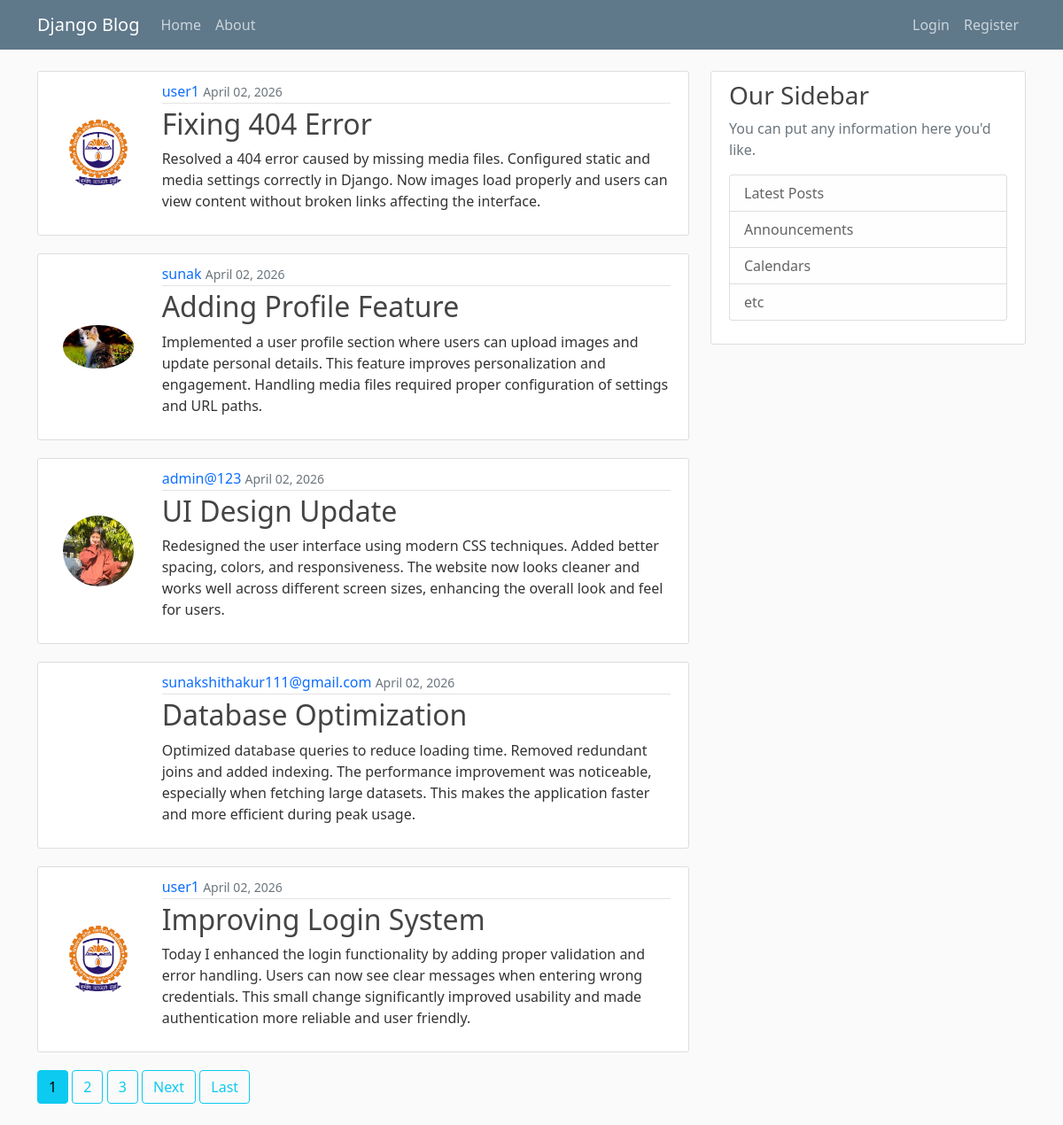
The page / on the database its author committed.
### blog/models.py (models this page shows, shortened)
class Post(models.Model):
    title = models.CharField(max_length=100)
    content = models.TextField()
    date_posted = models.DateTimeField(default=timezone.now)
    author = models.ForeignKey(User, on_delete=models.CASCADE)

### users/models.py (models this page shows, shortened)
class Profile(models.Model):
    user=models.OneToOneField(User,on_delete=models.CASCADE)
    image=models.ImageField(default='default.jpg', upload_to='profile_pics')

### blog/views.py (the view)
# urls.py: path('',views.PostListView.as_view(),name='blog-home'),
class PostListView(ListView):
    model=Post
    template_name='blog/home.html'
    context_object_name='posts'
    ordering=['-date_posted']
    paginate_by=5

### blog/templates/blog/home.html (shortened to what this page needs)
{% extends 'blog/base.html' %} {% block content %} {% for post in posts %}
<article class="media content-section">
  <div class="row">
    <div class="col-md-2 d-flex align-items-center justify-content-center">
      <img
        class="col-md-10 rounded-circle"
        src="{{ post.author.profile.image.url }}"
      />
    </div>
    <div class="media-body col-md-10">
      <div class="article-metadata">
        <a class="mr-2 text-decoration-none" href="{% url 'user-posts' post.author.username %}">{{ post.author }}</a>
        <small class="text-muted">{{ post.date_posted|date:"F d, Y" }}</small>
      </div>
      <h2>
        <a class="article-title text-decoration-none" href="{% url 'post-detail' post.id %}"
          >{{ post.title }}</a
        >
      </h2>
      <p class="article-content">{{ post.content }}</p>
    </div>
  </div>
</article>
{% endfor %}
{% if  is_paginated %}
  {% for num in page_obj.paginator.page_range %}
    {% if page_obj.number == num %}
      <a href="?page={{ num }}" class="btn btn-info mb-4">{{ num }}</a>
    {% elif num > page_obj.number|add:'-3' and num < page_obj.number|add:'3' %}
      <a href="?page={{ num }}" class="btn btn-outline-info mb-4">{{ num }}</a>
    {% endif %}
  {% endfor %}
  {% if page_obj.has_next %}
    <a href="?page={{ page_obj.next_page_number }}" class="btn btn-outline-info mb-4">Next</a>
    <a href="?page={{ page_obj.paginator.num_pages }}" class="btn btn-outline-info mb-4">Last</a>
  {% endif %}
{% endif %}
{% endblock content%}

### blog/templates/blog/base.html (shortened to what this page needs)
{% load static %}
<!DOCTYPE html>
<html>
<head>
    <link href="https://cdn.jsdelivr.net/npm/bootstrap@5.0.2/dist/css/bootstrap.min.css" rel="stylesheet">
    <link rel="stylesheet" href="{% static 'blog/main.css' %}">
</head>
<body>
    <header class="site-header">
        <nav class="navbar navbar-expand-md navbar-dark bg-steel fixed-top">
          <div class="container">
            <a class="navbar-brand mr-4" href="{% url 'blog-home' %}">Django Blog</a>
            <div class="collapse navbar-collapse" id="navbarToggle">
              <div class="navbar-nav mr-auto">
                <a class="nav-item nav-link" href="{% url 'blog-home' %}">Home</a>
                <a class="nav-item nav-link" href="{% url 'blog-about' %}">About</a>
              </div>
              <div class="navbar-nav ms-auto">
                 {% if user.is_authenticated %}
               <a class="nav-item nav-link" href="{% url 'post-create' %}">New Post</a>
                <a class="nav-item nav-link" href="{% url 'profile' %}">Profile</a>
                <form method="post" action="{% url 'users:logout' %}">
                  {% csrf_token %}
                  <button class="btn nav-item nav-link"  type="submit">logout</button>
                </form>
                {% else %}
                <a class="nav-item nav-link" href="{% url 'users:login' %}">Login</a>
                <a class="nav-item nav-link" href="{% url 'users:register' %}">Register</a>
                {% endif %}
              </div>
            </div>
          </div>
        </nav>
      </header>
      <main role="main" class="container">
        <div class="row">
          <div class="col-md-8">
            {% block content %}{% endblock %}
          </div>
          <div class="col-md-4">
            <div class="content-section">
              <h3>Our Sidebar</h3>
              <p class='text-muted'>You can put any information here you'd like.
                <ul class="list-group">
                  <li class="list-group-item list-group-item-light">Latest Posts</li>
                  <li class="list-group-item list-group-item-light">Announcements</li>
                  <li class="list-group-item list-group-item-light">Calendars</li>
                  <li class="list-group-item list-group-item-light">etc</li>
                </ul>
              </p>
            </div>
          </div>
        </div>
      </main>
</body>
</html>

### blog/static/blog/main.css (style rules this page uses)
body { background: #fafafa; color: #333333; margin-top: 5rem; }
h1, h2, h3, h4, h5, h6 { color: #444444; }
ul { margin: 0; }
.bg-steel { background-color: #5f788a; }
.site-header .navbar-nav .nav-link { color: #cbd5db; }
.content-section { background: #ffffff; padding: 10px 20px; border: 1px solid #dddddd; border-radius: 3px; margin-bottom: 20px; }
.article-title { color: #444444; }
.article-content { white-space: pre-line; }
.article-metadata { padding-bottom: 1px; margin-bottom: 4px; border-bottom: 1px solid #e3e3e3; }

### rows shown on the page
Post: author.profile.image (picture), author "user1", date_posted "April 02, 2026", title "Fixing 404 Error", content "Resolved a 404 error caused by missing media files. Configured static and media settings correctly in Django. Now images load properly and users can view content without broken links affecting the interface."
Post: author.profile.image (placeholder picture), author "sunak", date_posted "April 02, 2026", title "Adding Profile Feature", content "Implemented a user profile section where users can upload images and update personal details. This feature improves personalization and engagement. Handling media files required proper configuration of settings and URL paths."
Post: author.profile.image (picture), author "admin@123", date_posted "April 02, 2026", title "UI Design Update", content "Redesigned the user interface using modern CSS techniques. Added better spacing, colors, and responsiveness. The website now looks cleaner and works well across different screen sizes, enhancing the overall look and feel for users."
Post: author "sunakshithakur111@gmail.com", date_posted "April 02, 2026", title "Database Optimization", content "Optimized database queries to reduce loading time. Removed redundant joins and added indexing. The performance improvement was noticeable, especially when fetching large datasets. This makes the application faster and more efficient during peak usage."
Post: author.profile.image (picture), author "user1", date_posted "April 02, 2026", title "Improving Login System", content "Today I enhanced the login functionality by adding proper validation and error handling. Users can now see clear messages when entering wrong credentials. This small change significantly improved usability and made authentication more reliable and user friendly."

### other values the page prints
{{ num }} "1"
{{ num }} "2" "3"
